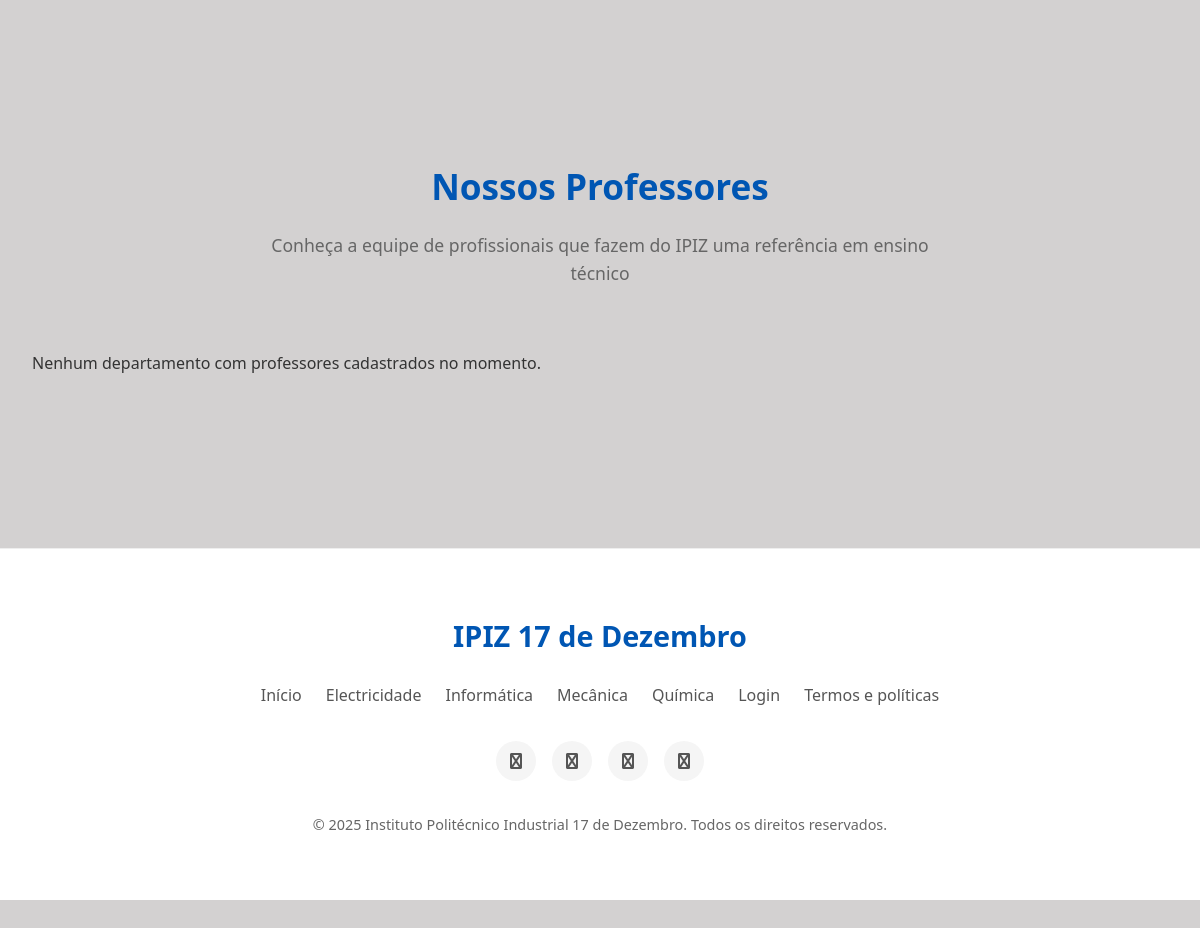
/auth/docentes/ (lower part), run on an earlier commit of the app's database.
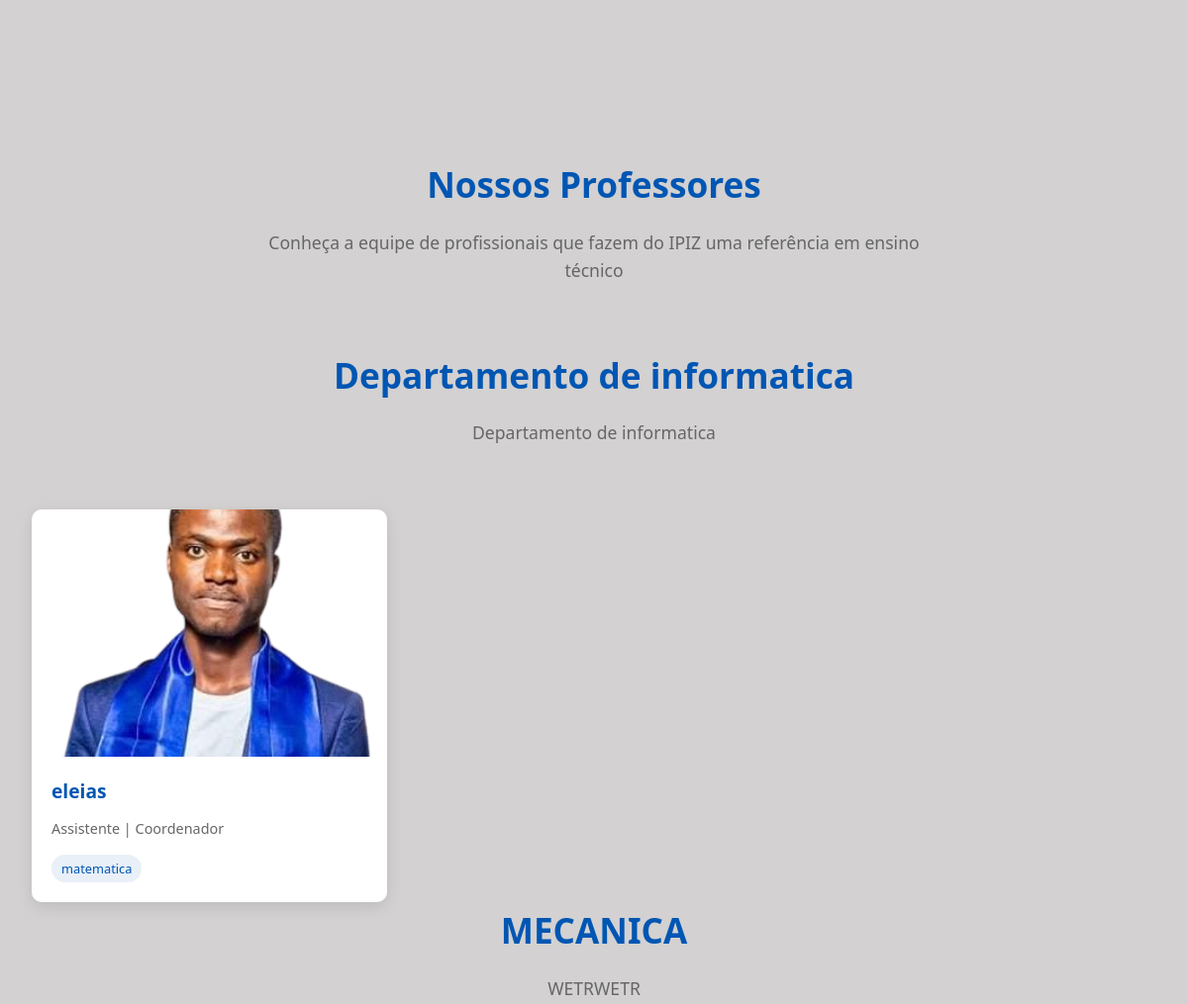
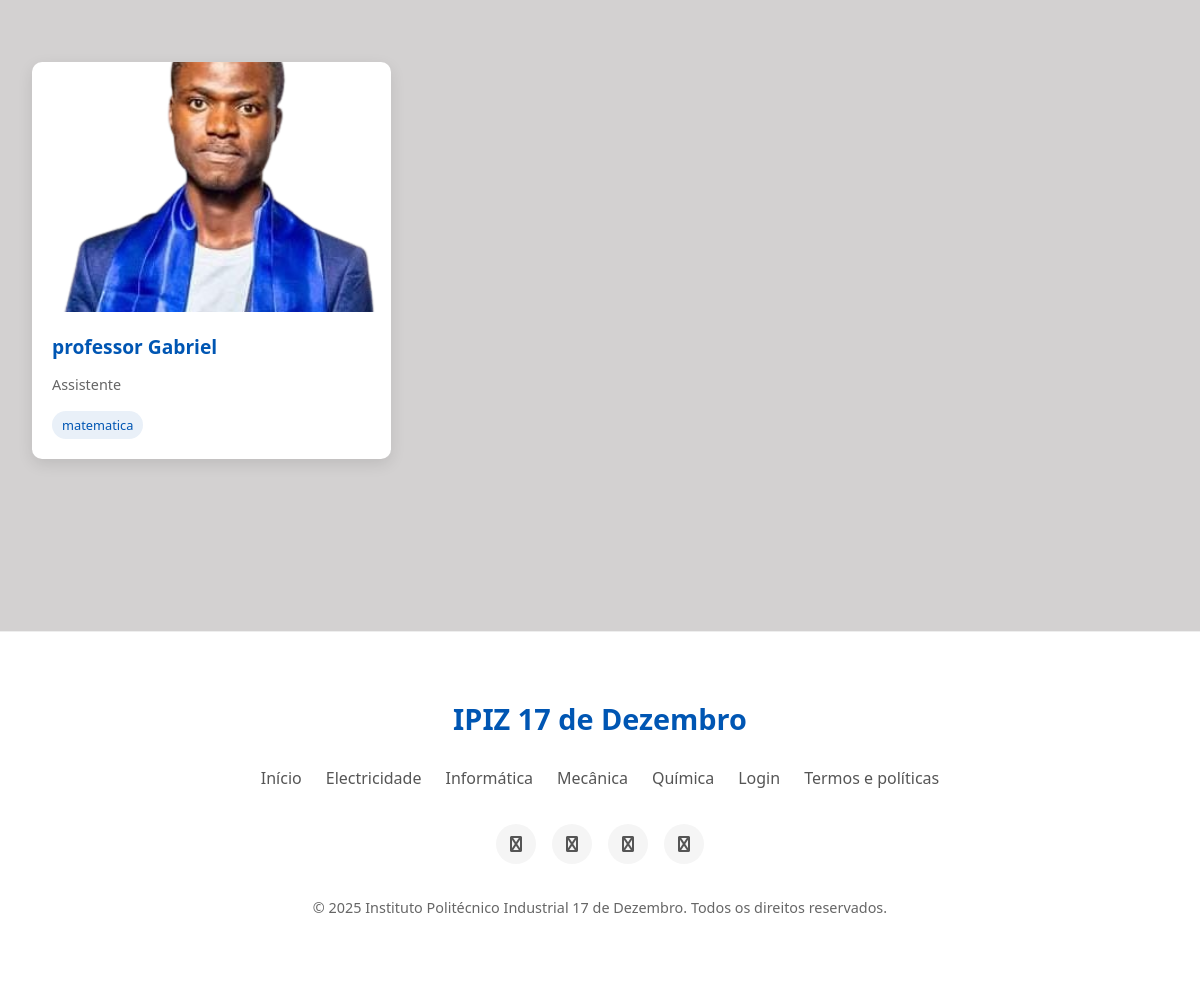
And on a later commit of the database (2 pictures, top to bottom).
### inscricoes/models.py (models this page shows, shortened)
class Departamento(models.Model):
    nome = models.CharField(max_length=100, unique=True)
    descricao = models.TextField(blank=True, null=True)
    ativo = models.BooleanField(default=True)
    icone = models.CharField(max_length=50, blank=True, null=True)
    class Meta:
        verbose_name = "Departamento"
        verbose_name_plural = "Departamentos"
        ordering = ['nome']

class Docente(models.Model):
    CARGO_CHOICES = [
        ('PR', 'Professor'),
        ('CO', 'Coordenador'),
        ('DC', 'Diretor de Curso'),
        ('DP', 'Diretor de Departamento'),
    ]
    NIVEL_CHOICES = [
        ('AS', 'Assistente'),
        ('AD', 'Adjunto'),
        ('TI', 'Titular'),
        ('VI', 'Visitante'),
    ]
    nome = models.CharField(max_length=100)
    foto = models.ImageField(upload_to='docentes/', blank=True, null=True)
    departamento = models.ForeignKey(Departamento, on_delete=models.CASCADE)
    cargo = models.CharField(max_length=2, choices=CARGO_CHOICES, default='PR')
    nivel = models.CharField(max_length=2, choices=NIVEL_CHOICES, default='AS')
    email = models.EmailField()
    telefone = models.CharField(max_length=20, blank=True, null=True)
    lattes = models.URLField(blank=True, null=True)
    biografia = models.TextField(blank=True, null=True)
    disciplinas = models.ManyToManyField(Disciplina, blank=True)
    formacao = models.ManyToManyField(FormacaoAcademica, blank=True)
    experiencia = models.ManyToManyField(ExperienciaProfissional, blank=True)
    areas_pesquisa = models.ManyToManyField(AreaPesquisa, blank=True)
    publicacoes = models.ManyToManyField(Publicacao, blank=True)
    horario_atendimento = models.TextField(blank=True, null=True)
    ativo = models.BooleanField(default=True)
    data_cadastro = models.DateTimeField(auto_now_add=True)
    data_atualizacao = models.DateTimeField(auto_now=True)
    class Meta:
        verbose_name = "Docente"
        verbose_name_plural = "Docentes"
        ordering = ['nome']

class Disciplina(models.Model):
    nome = models.CharField(max_length=100)
    codigo = models.CharField(max_length=10, blank=True, null=True)
    departamento = models.ForeignKey(Departamento, on_delete=models.CASCADE)
    carga_horaria = models.PositiveIntegerField()
    descricao = models.TextField(blank=True, null=True)
    class Meta:
        verbose_name = "Disciplina"
        verbose_name_plural = "Disciplinas"
        ordering = ['nome']
        unique_together = ['nome', 'departamento']

### inscricoes/views.py (the view)
# urls.py: path('docentes/', views.corpo_docente, name='corpo_docente'),
def corpo_docente(request):
    print("\n=== DEBUG INICIAL ===")
    print("Total de departamentos:", Departamento.objects.count())
    print("Departamentos ativos:", Departamento.objects.filter(ativo=True).count())
    print("Total de professores:", Docente.objects.count())
    print("Professores ativos:", Docente.objects.filter(ativo=True).count())
    departamentos = Departamento.objects.filter(ativo=True).prefetch_related(
        Prefetch('docente_set',
                queryset=Docente.objects.filter(ativo=True)
                .select_related('departamento')
                .prefetch_related('disciplinas')
        )
    ).order_by('nome')
    departamentos_data = []
    for dept in departamentos:
        professores = dept.docente_set.all()
        if professores.exists():
            departamentos_data.append({
                'obj': dept,
                'docentes': professores
            })
            print(f"Departamento '{dept.nome}' com {professores.count()} professores adicionado")
    if not departamentos_data:
        professores_ativos = Docente.objects.filter(ativo=True)
        if professores_ativos.exists():
            print("\nAVISO: Usando fallback - mostrando todos os professores ativos")
            departamentos_data.append({
                'obj': type('', (), {
                    'nome': 'Todos os Professores',
                    'descricao': 'Lista de todos os professores ativos',
                    'slug': 'todos-professores'
                })(),
                'docentes': professores_ativos
            })
        else:
            print("\nAVISO: Nenhum professor ativo encontrado")
    context = {
        'departamentos_data': departamentos_data,
        'total_professores': sum(len(dept['docentes']) for dept in departamentos_data)
    }
    print(f"Final: {len(departamentos_data)} departamentos, {context['total_professores']} professores")
    return render(request, 'professor.html', context)

### inscricoes/templates/professor.html (shortened to what this page needs)
{% load static %}
<!DOCTYPE html>
<html lang="pt">
<head>
    <link rel="stylesheet" href="{% static 'css/index.css' %}">
    <link rel="stylesheet" href="https://cdnjs.cloudflare.com/ajax/libs/font-awesome/6.0.0-beta3/css/all.min.css">
</head>
<body>
            {% load static %}
    <div class="container">
        <section class="hero">
        </section>
<section class="docentes-section" id="docentes">
    <div class="section-header">
        <h3>Nossos Professores</h3>
        <p>Conheça a equipe de profissionais que fazem do IPIZ uma referência em ensino técnico</p>
    </div>
    {% if departamentos_data %}
        {% for dept_data in departamentos_data %}
        <div class="departamentos-container" id="{{ dept_data.obj.nome|slugify }}">
            <div class="section-header">
                <h3>{{ dept_data.obj.nome }}</h3>
                {% if dept_data.obj.descricao %}
                <p class="dept-description">{{ dept_data.obj.descricao }}</p>
                {% endif %}
            </div>
            <div class="docentes-grid">
                {% for docente in dept_data.docentes %}
                <div class="docente-card">
                    <div class="docente-image">
                        {% if docente.foto %}
                            <img src="{{ docente.foto.url }}" alt="{{ docente.nome }}" loading="lazy">
                        {% else %}
                            <img src="{% static 'imagem/docente-default.jpg' %}" alt="{{ docente.nome }}" loading="lazy">
                        {% endif %}
                    </div>
                    <div class="docente-info">
                        <h4 class="docente-nome" onclick="openDocenteModal({{ docente.id }})">
                            {{ docente.nome }}
                        </h4>
                        <div class="docente-cargo">
                            <span class="nivel">{{ docente.get_nivel_display }}</span>
                            {% if docente.cargo != 'PR' %}
                            <span class="cargo">| {{ docente.get_cargo_display }}</span>
                            {% endif %}
                        </div>
                        <div class="docente-disciplinas">
                            {% for disciplina in docente.disciplinas.all|slice:":2" %}
                                <span class="disciplina-tag">{{ disciplina.nome }}</span>
                            {% endfor %}
                        </div>
                    </div>
                </div>
                {% endfor %}
            </div>
        </div>
        {% endfor %}
    {% else %}
        <div class="alert alert-info">
            <p>Nenhum departamento com professores cadastrados no momento.</p>
        </div>
    {% endif %}
</section>
    </div>
    <footer>
        <div class="footer-content">
            <div class="footer-logo">IPIZ 17 de Dezembro</div>
            <div class="footer-links">
                <a href="{% url 'home' %}">Início</a>
                <a href="#eletrotecnica">Electricidade</a>
                <a href="#informatica">Informática</a>
                <a href="#mecanica">Mecânica</a>
                <a href="#quimica">Química</a>
                <a href="{% url 'login' %}">Login</a>
                <a href="{% url 'termo' %}">Termos e políticas</a>
            </div>
            <div class="social-links">
                <a href="#" class="social-link"><i class="fas fa-facebook-f"></i></a>
                <a href="#" class="social-link"><i class="fas fa-instagram"></i></a>
                <a href="#" class="social-link"><i class="fas fa-linkedin-in"></i></a>
                <a href="#" class="social-link"><i class="fas fa-youtube"></i></a>
            </div>
            <p class="copyright">© 2025 Instituto Politécnico Industrial 17 de Dezembro. Todos os direitos reservados.</p>
        </div>
    </footer>
</body>
</html>

What changed in the data, as far as the page shows it:
added Departamento: obj.nome "Departamento de informatica", obj.descricao "Departamento de informatica"
added Docente: foto (picture), nome "eleias", nivel "Assistente", cargo "Coordenador", shown under "Departamento de informatica"
added Disciplina: nome "matematica"
added Departamento: obj.nome "MECANICA", obj.descricao "WETRWETR"
added Docente: foto (picture), nome "professor Gabriel", nivel "Assistente", shown under "MECANICA"
Also different on the page:
text no longer shown: "Nenhum departamento com professores cadastrados no momento."
